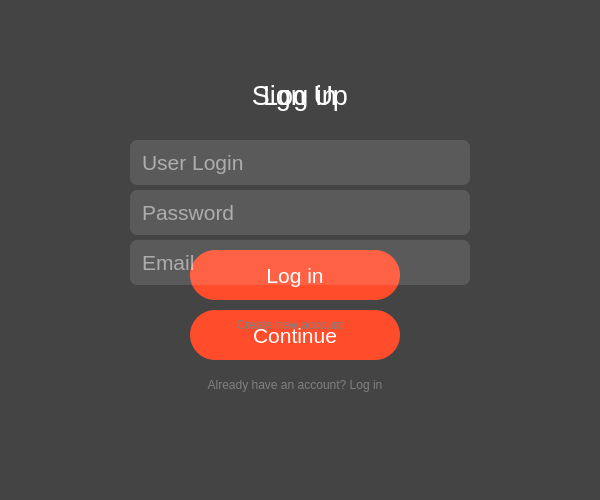
<?xml version="1.0" encoding="UTF-8"?>
<ui version="4.0">
 <class>AuthRegForm</class>
 <widget class="QWidget" name="AuthRegForm">
  <property name="geometry">
   <rect>
    <x>0</x>
    <y>0</y>
    <width>600</width>
    <height>500</height>
   </rect>
  </property>
  <property name="windowTitle">
   <string>AuthRegForm</string>
  </property>
  <property name="styleSheet">
   <string notr="true">background-color: #444444;</string>
  </property>
  <widget class="QWidget" name="centralwidget" native="true">
   <property name="geometry">
    <rect>
     <x>0</x>
     <y>0</y>
     <width>600</width>
     <height>470</height>
    </rect>
   </property>
   <widget class="QPushButton" name="regButton">
    <property name="geometry">
     <rect>
      <x>190</x>
      <y>310</y>
      <width>210</width>
      <height>50</height>
     </rect>
    </property>
    <property name="font">
     <font>
      <pointsize>16</pointsize>
     </font>
    </property>
    <property name="styleSheet">
     <string notr="true">border-radius: 25px;
background-color: #FF4C2B;
color: white;</string>
    </property>
    <property name="text">
     <string>Continue</string>
    </property>
   </widget>
   <widget class="QPushButton" name="authButton">
    <property name="geometry">
     <rect>
      <x>190</x>
      <y>250</y>
      <width>210</width>
      <height>50</height>
     </rect>
    </property>
    <property name="font">
     <font>
      <pointsize>16</pointsize>
     </font>
    </property>
    <property name="styleSheet">
     <string notr="true">border-radius: 25px;
background-color: #FF4C2B;
color: white;</string>
    </property>
    <property name="text">
     <string>Log in</string>
    </property>
   </widget>
   <widget class="QPushButton" name="regChange">
    <property name="geometry">
     <rect>
      <x>185</x>
      <y>370</y>
      <width>220</width>
      <height>30</height>
     </rect>
    </property>
    <property name="cursor">
     <cursorShape>PointingHandCursor</cursorShape>
    </property>
    <property name="styleSheet">
     <string notr="true">background-color: None;
border: None;
color: grey;</string>
    </property>
    <property name="text">
     <string>Already have an account? Log in</string>
    </property>
   </widget>
   <widget class="QLabel" name="regLabel">
    <property name="geometry">
     <rect>
      <x>200</x>
      <y>70</y>
      <width>200</width>
      <height>50</height>
     </rect>
    </property>
    <property name="font">
     <font>
      <pointsize>20</pointsize>
     </font>
    </property>
    <property name="styleSheet">
     <string notr="true">color: white;
background-color: none;</string>
    </property>
    <property name="text">
     <string>Sign Up</string>
    </property>
    <property name="alignment">
     <set>Qt::AlignCenter</set>
    </property>
   </widget>
   <widget class="QLineEdit" name="emailEdit">
    <property name="geometry">
     <rect>
      <x>130</x>
      <y>240</y>
      <width>340</width>
      <height>45</height>
     </rect>
    </property>
    <property name="font">
     <font>
      <pointsize>16</pointsize>
     </font>
    </property>
    <property name="styleSheet">
     <string notr="true">background-color: rgba(255,255,255, 30);
border-radius: 7px;
color: white;
padding-left: 10px;</string>
    </property>
    <property name="placeholderText">
     <string>Email</string>
    </property>
   </widget>
   <widget class="QLineEdit" name="loginEdit">
    <property name="geometry">
     <rect>
      <x>130</x>
      <y>140</y>
      <width>340</width>
      <height>45</height>
     </rect>
    </property>
    <property name="font">
     <font>
      <pointsize>16</pointsize>
     </font>
    </property>
    <property name="styleSheet">
     <string notr="true">background-color: rgba(255,255,255, 30);
border-radius: 7px;
color: white;
padding-left: 10px;</string>
    </property>
    <property name="alignment">
     <set>Qt::AlignLeading|Qt::AlignLeft|Qt::AlignVCenter</set>
    </property>
    <property name="placeholderText">
     <string>User Login</string>
    </property>
   </widget>
   <widget class="QLineEdit" name="passEdit">
    <property name="geometry">
     <rect>
      <x>130</x>
      <y>190</y>
      <width>340</width>
      <height>45</height>
     </rect>
    </property>
    <property name="font">
     <font>
      <pointsize>16</pointsize>
     </font>
    </property>
    <property name="styleSheet">
     <string notr="true">background-color: rgba(255,255,255, 30);
border-radius: 7px;
color: white;
padding-left: 10px;</string>
    </property>
    <property name="placeholderText">
     <string>Password</string>
    </property>
   </widget>
   <widget class="QPushButton" name="authChange">
    <property name="geometry">
     <rect>
      <x>200</x>
      <y>310</y>
      <width>180</width>
      <height>30</height>
     </rect>
    </property>
    <property name="cursor">
     <cursorShape>PointingHandCursor</cursorShape>
    </property>
    <property name="styleSheet">
     <string notr="true">background-color: None;
border: None;
color: grey;</string>
    </property>
    <property name="text">
     <string>Create new account</string>
    </property>
   </widget>
   <widget class="QLabel" name="authLabel">
    <property name="geometry">
     <rect>
      <x>200</x>
      <y>70</y>
      <width>200</width>
      <height>50</height>
     </rect>
    </property>
    <property name="font">
     <font>
      <pointsize>20</pointsize>
     </font>
    </property>
    <property name="styleSheet">
     <string notr="true">color: white;
background-color: none;</string>
    </property>
    <property name="text">
     <string>Log in</string>
    </property>
    <property name="alignment">
     <set>Qt::AlignCenter</set>
    </property>
   </widget>
   <zorder>authButton</zorder>
   <zorder>regButton</zorder>
   <zorder>regChange</zorder>
   <zorder>regLabel</zorder>
   <zorder>emailEdit</zorder>
   <zorder>loginEdit</zorder>
   <zorder>passEdit</zorder>
   <zorder>authChange</zorder>
   <zorder>authLabel</zorder>
  </widget>
 </widget>
 <resources/>
 <connections/>
</ui>
